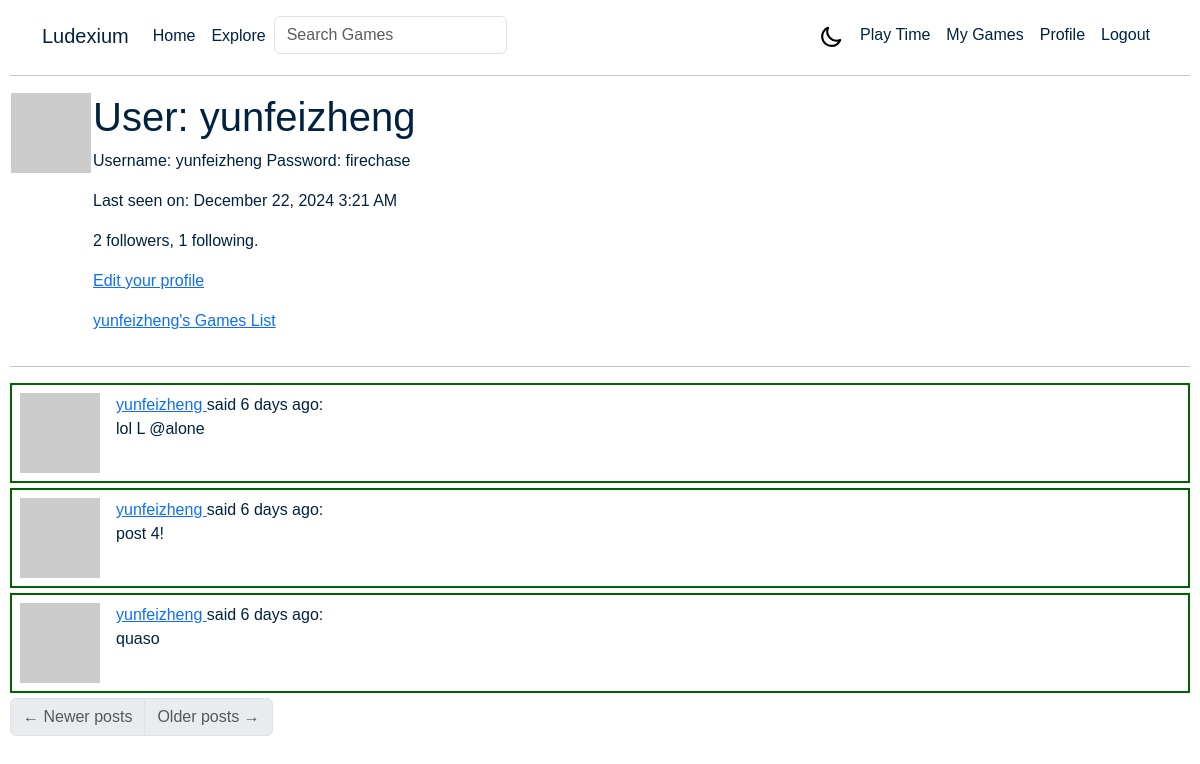
/user/yunfeizheng (signed in), run on an earlier commit of the app's database.
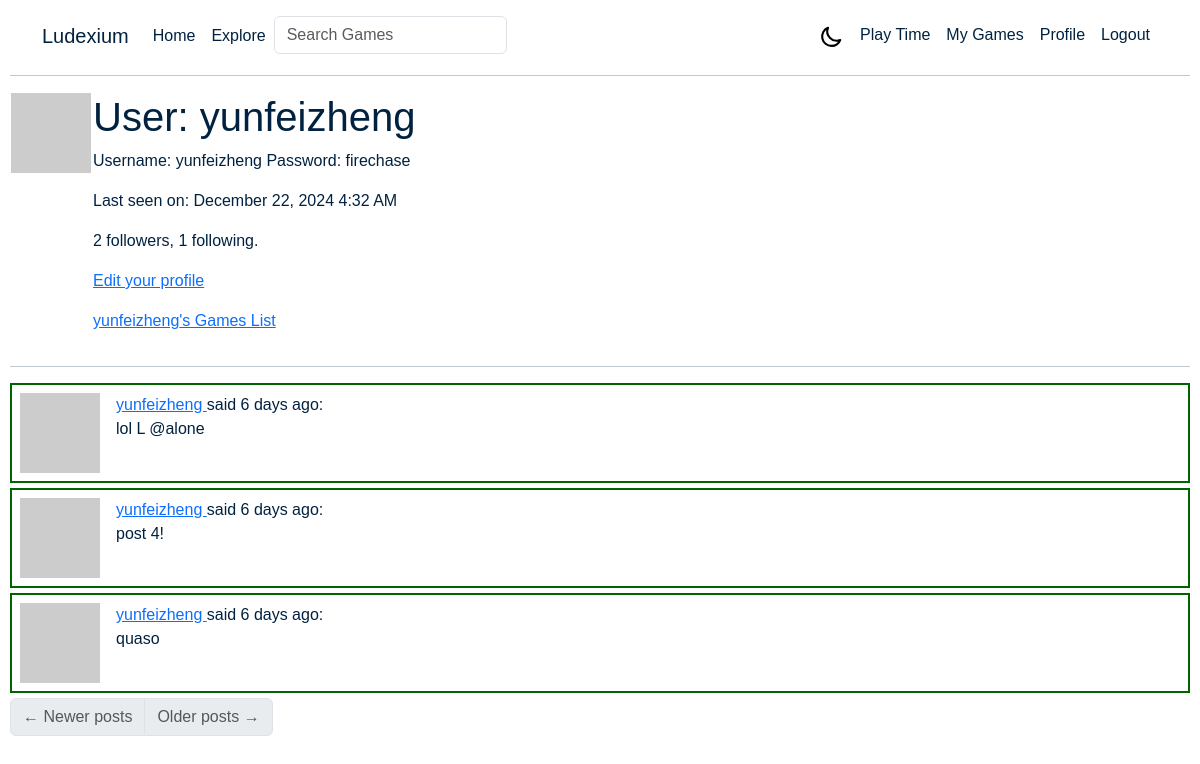
And on a later commit of the database.
### app/models.py (models this page shows, shortened)
class User(UserMixin, db.Model):
    id: so.Mapped[int] = so.mapped_column(primary_key=True)
    username: so.Mapped[str] = so.mapped_column(sa.String(64), index=True, unique=True)
    email: so.Mapped[str] = so.mapped_column(sa.String(120), index=True, unique=True)
    password_hash: so.Mapped[Optional[str]] = so.mapped_column(sa.String(256))
    about_me: so.Mapped[Optional[str]] = so.mapped_column(sa.String(140))
    last_seen: so.Mapped[Optional[datetime]] = so.mapped_column(default=lambda: datetime.now(timezone.utc))
    played_games: so.WriteOnlyMapped[Play] = so.relationship('Play', back_populates='user', lazy='dynamic')
    posts: so.WriteOnlyMapped['Post'] = so.relationship(back_populates='author')
    following: so.WriteOnlyMapped['User'] = so.relationship(
        secondary=followers, primaryjoin=(followers.c.follower_id == id),
        secondaryjoin=(followers.c.followed_id == id),
        back_populates='followers')
    followers: so.WriteOnlyMapped['User'] = so.relationship(
        secondary=followers, primaryjoin=(followers.c.followed_id == id),
        secondaryjoin=(followers.c.follower_id == id),
        back_populates='following')
    def avatar(self, size):
        digest = md5(self.email.lower().encode('utf-8')).hexdigest()
        return f'https://www.gravatar.com/avatar/{digest}?d=identicon&s={size}'
    def followers_count(self):
        query = sa.select(sa.func.count()).select_from(
            self.followers.select().subquery())
        return db.session.scalar(query)
    def following_count(self):
        query = sa.select(sa.func.count()).select_from(
            self.following.select().subquery())
        return db.session.scalar(query)

class Post(db.Model):
    id: so.Mapped[int] = so.mapped_column(primary_key=True)
    body: so.Mapped[str] = so.mapped_column(sa.String(140))
    timestamp: so.Mapped[datetime] = so.mapped_column(index=True, default=lambda: datetime.now(timezone.utc))
    user_id: so.Mapped[int] = so.mapped_column(sa.ForeignKey(User.id), index=True)
    author: so.Mapped[User] = so.relationship(back_populates='posts')

### app/routes.py (the view)
@app.route('/user/<username>')
@login_required
def user(username):
    user = db.first_or_404(sa.select(User).where(User.username == username))
    page = request.args.get('page', 1, type=int)
    query = user.posts.select().order_by(Post.timestamp.desc())
    posts = db.paginate(query, page=page,
                        per_page=app.config['POSTS_PER_PAGE'],
                        error_out=False)
    next_url = url_for('user', username=user.username, page=posts.next_num) if posts.has_next else None
    prev_url = url_for('user', username=user.username, page=posts.prev_num) if posts.has_prev else None
    form = EmptyForm()
    return render_template('user.html', title=f'{user.username} on Ludexium', user=user, posts=posts.items,
                           next_url=next_url, prev_url=prev_url, form=form)

### app/forms.py
class SearchForm(FlaskForm):
    q = StringField('Search Games', validators=[DataRequired()])
    def __init__(self, *args, **kwargs):
        if 'formdata' not in kwargs:
            kwargs['formdata'] = request.args
        if 'meta' not in kwargs:
            kwargs['meta'] = {'csrf': False}
        super(SearchForm, self).__init__(*args, **kwargs)

class EmptyForm(FlaskForm):
    submit = SubmitField('Submit')

### app/models.py (called while the page is built)
@login.user_loader
def load_user(id):
    return db.session.get(User, int(id))

### app/routes.py (called while the page is built)
@app.before_request
def before_request():
    if current_user.is_authenticated:
        current_user.last_seen = datetime.now(timezone.utc)
        g.search_form = SearchForm()
        db.session.commit()

### app/templates/user.html (shortened to what this page needs)
{% extends "base.html" %}
{% block content %}
    <table>
        <tr valign="top">
            <td><img src="{{ user.avatar(128) }}"></td>
            <td>
                <h1>User: {{ user.username }}</h1>
                {% if user.about_me %}<p>{{ user.about_me }}</p>{% endif %}
                {% if user.last_seen %}
                <p>Last seen on: {{ moment(user.last_seen).format('LLL') }}</p>
                {% endif %}
                <p>{{ user.followers_count() }} followers, {{ user.following_count() }} following.</p>
                {% if user == current_user %}
                <p><a href="{{ url_for('edit_profile') }}">Edit your profile</a></p>
                {% endif %}
                <p>
                    <a href="{{ url_for('my_games', username=user.username) }}">
                        {{ user.username }}'s Games List</a>
                </p>
            </td>
        </tr>
    </table>
    <hr>
    {% for post in posts %}
        {% include '_post.html' %}
    {% endfor %}
    <nav aria-label="Post navigation">
        <ul class="pagination">
            <li class="page-item{% if not prev_url %} disabled{% endif %}">
                <a class="page-link" href="{{ prev_url }}">
                    <span aria-hidden="true">&larr;</span> Newer posts
                </a>
            </li>
            <li class="page-item{% if not next_url %} disabled{% endif %}">
                <a class="page-link" href="{{ next_url }}">
                    Older posts <span aria-hidden="true">&rarr;</span>
                </a>
            </li>
        </ul>
    </nav>
{% endblock %}

### app/templates/base.html (shortened to what this page needs)
<!doctype html>
<html lang="en" class="{{ 'dark-mode' if session.get('theme') == 'dark' }}">
    <head>
        <link
        href="https://cdn.jsdelivr.net/npm/bootstrap@5.3.2/dist/css/bootstrap.min.css"
        rel="stylesheet"
>
        <link rel="stylesheet" href="{{ url_for('static', filename='style.css') }}">
    </head>
    <body>
        <nav class="navbar navbar-expand-lg bg-body-tertiary navbar-custom">
            <div class="container">
              <a class="navbar-brand navbar-text" href="{{ url_for('index') }}">Ludexium</a>
              <div class="collapse navbar-collapse" id="navbarSupportedContent">
                <ul class="navbar-nav me-auto mb-2 mb-lg-0">
                  <li class="nav-item">
                    <a class="nav-link" aria-current="page" href="{{ url_for('index') }}">Home</a>
                  </li>
                  <li class="nav-item">
                    <a class="nav-link" aria-current="page" href="{{ url_for('explore') }}">Explore</a>
                  </li>
                  {% if g.search_form %}
                  <form class="navbar-form navbar-left" method="get" action="{{ url_for('search') }}">
                      <div class="form-group">
                          {{ g.search_form.q(size=20, class='form-control', placeholder=g.search_form.q.label.text) }}
                      </div>
                  </form>
                  {% endif %}
                </ul>
                <ul class="navbar-nav mb-2 mb-lg-0">
                  <li class="nav-item">
                    <a class="nav-link" aria-current="page" href="{{ url_for('toggle_theme', current_page=request.path) }}">
                      {% if session.get('theme') == 'dark' %}
                      <svg xmlns="http://www.w3.org/2000/svg" fill="none" viewBox="0 0 24 24" stroke="white">
                        <path stroke-linecap="round" stroke-linejoin="round" stroke-width="2" d="M12 3v1m0 16v1m9-9h-1M4 12H3m15.364 6.364l-.707-.707M6.343 6.343l-.707-.707m12.728 0l-.707.707M6.343 17.657l-.707.707M16 12a4 4 0 11-8 0 4 4 0 018 0z" />
                      </svg>
                      {% else %}
                      <svg xmlns="http://www.w3.org/2000/svg" fill="none" viewBox="0 0 24 24" stroke="black">
                        <path stroke-linecap="round" stroke-linejoin="round" stroke-width="2" d="M20.354 15.354A9 9 0 018.646 3.646 9.003 9.003 0 0012 21a9.003 9.003 0 008.354-5.646z" />
                      </svg>
                      {% endif %}
                    </a>
                  </li>
                  {% if current_user.is_anonymous %}
                  <li class="nav-item">
                    <a class="nav-link" aria-current="page" href="{{ url_for('login') }}">Login</a>
                  </li>
                  {% else %}
                  <li class="nav-item">
                    <a class="nav-link" aria-current="page" href="{{ url_for('playtime', username=current_user.username) }}">Play Time</a>
                  </li>
                  <li class="nav-item">
                    <a class="nav-link" aria-current="page" href="{{ url_for('my_games', username=current_user.username) }}">My Games</a>
                  </li>
                  <li class="nav-item">
                    <a class="nav-link" aria-current="page" href="{{ url_for('user', username=current_user.username) }}">Profile</a>
                  </li>
                  <li class="nav-item">
                    <a class="nav-link" aria-current="page" href="{{ url_for('logout') }}">Logout</a>
                  </li>
                  {% endif %}
                </ul>
              </div>
            </div>
          </nav>
        <hr>
        {% block content %}{% endblock %}
    </body>
</html>

### app/templates/_post.html
<div class="post-table">
<table class="table table-hover">
    <tr>
        <td width="70px">
            <a href="{{ url_for('user', username=post.author.username) }}">
                <img src="{{ post.author.avatar(70) }}" />
            </a>
        </td>
        <td>
            <a href="{{ url_for('user', username=post.author.username) }}">
                {{ post.author.username }}
            </a>
            said {{ moment(post.timestamp).fromNow() }}:
            <br>
            {{ post.body }}
        </td>
    </tr>
</table>
</div>

### app/static/style.css (style rules this page uses)
:root { --text-dark: #002240; --text-light: #fbf2f2; --text-muted: #595959; --background-color: #fff; --accent-color: #f56565; --accent-color-2: #3bb54a; --tag-color: #e5e5e5; --border: 3px solid #000; }
html { font-size: 10px; }
@media screen and (min-width: 60em) { html { font-size: 13px; } }
@media screen and (min-width: 75em) { html { font-size: 16px; } }
body { font-family: 'Lucida Sans', 'Lucida Sans Regular', 'Lucida Grande', 'Lucida Sans Unicode', Geneva, Verdana, sans-serif; color: var(--text-dark); background-color: var(--background-color); padding-left: 10px; padding-right: 10px; }
.game-table table, .post-table table { border: 2px solid darkgreen; margin-top: 5px; margin-bottom: 5px; }
td { color: var(--text-dark) !important; background-color: var(--background-color) !important; }
svg { width: 25px; height: 25px; }
.navbar-custom { background-color: var(--background-color) !important; margin-top: 5px; padding-bottom: 0px; }
.navbar-custom .navbar-text, .navbar-custom .nav-link { color: var(--text-dark) !important; }

What changed in the data, as far as the page shows it:
changed User "yunfeizheng": last_seen "December 22, 2024 3:21 AM" → "December 22, 2024 4:32 AM"
